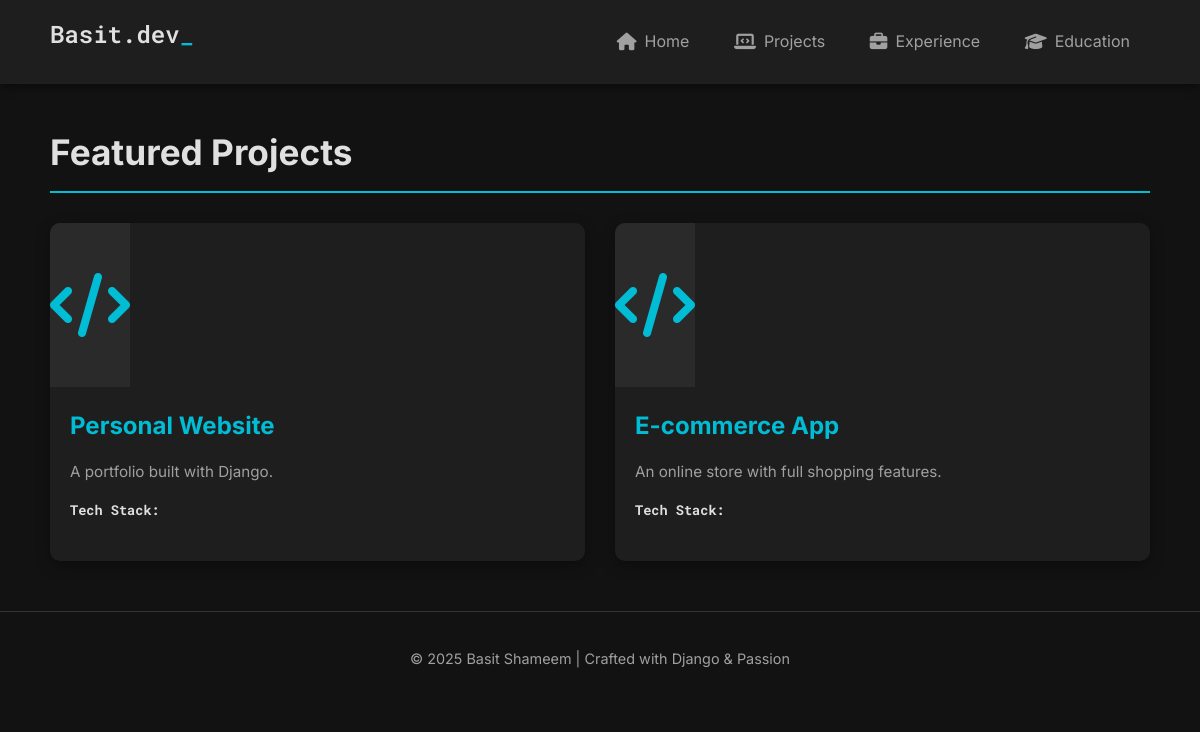
/projects/, run on the app's committed database.
### portfolio_app/models.py (models this page shows, shortened)
class Project(models.Model):
    title = models.CharField(max_length=100)
    description = models.TextField()
    technology = models.CharField(max_length=100, blank=True)
    image = models.ImageField(upload_to='projects/', blank=True, null=True)
    demo_url = models.URLField(blank=True)

### portfolio_app/views.py (the view)
# urls.py: path('projects/', project_list, name='project_list'),  # Projects page at /projects/
def project_list(request):
    projects = Project.objects.all()
    return render(request, 'portfolio_app/project_list.html', {'projects': projects})

### portfolio_app/templates/portfolio_app/project_list.html (shortened to what this page needs)
{% extends "portfolio_app/base.html" %}
{% load static %}
{% block content %}
<h2 class="section-title">Featured Projects</h2>
<div class="projects-grid">
    {% for project in projects %}
        <div class="project-card">
            {% if project.image %}
                <img src="{{ project.image.url }}" alt="{{ project.title }} Screenshot" class="project-image">
            {% else %}
                <i class="fa-solid fa-code default-project-icon"></i>
            {% endif %}
            <div class="project-info">
                <h3 class="project-title">{{ project.title }}</h3>
                <p class="project-description">{{ project.description }}</p>
                <p class="project-tech"><strong>Tech Stack:</strong> {{ project.technology }}</p>
            </div>
        </div>
    {% empty %}
        <div class="empty-state-grid">No projects found.</div>
    {% endfor %}
</div>
{% endblock %}

### portfolio_app/static/portfolio_app/style.css (style rules this page uses)
:root { --color-background: #121212; --color-surface: #1e1e1e; --color-primary: #00bcd4; --color-text-main: #e0e0e0; --color-text-secondary: #a0a0a0; --color-border: #333; --font-stack: 'Inter', sans-serif; --font-stack-mono: 'Roboto Mono', monospace; }
body { background-color: var(--color-background); color: var(--color-text-main); font-family: var(--font-stack); margin: 0; padding: 0; line-height: 1.6; }
h1, h2, h3 { font-family: var(--font-stack); margin-top: 0; }
h2.section-title { font-size: 2.2rem; font-weight: 700; color: var(--color-text-main); border-bottom: 2px solid var(--color-primary); padding-bottom: 10px; margin-bottom: 30px; }
.projects-grid { display: grid; grid-template-columns: repeat(auto-fit, minmax(300px, 1fr)); gap: 30px; }
.project-card { background-color: var(--color-surface); border-radius: 10px; overflow: hidden; box-shadow: 0 5px 15px rgba(0, 0, 0, 0.3); transition: transform 0.3s, box-shadow 0.3s; }
.default-project-icon { display: block; font-size: 4rem; text-align: center; padding: 50px 0; color: var(--color-primary); background-color: #2a2a2a; }
.project-info { padding: 20px; }
.project-title { font-size: 1.5rem; margin-bottom: 10px; color: var(--color-primary); }
.project-description { color: var(--color-text-secondary); margin-bottom: 15px; font-size: 0.95rem; }
.project-tech { font-family: var(--font-stack-mono); font-size: 0.85rem; margin-bottom: 20px; }

### data on the page
Project: title "Personal Website", description "A portfolio built with Django."
Project: title "E-commerce App", description "An online store with full shopping features."
